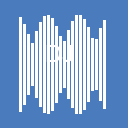

This chart was generated by the following Python code:
#!/usr/bin/env python3
"""
Generate an icon for DJ Music Analyzer application
This creates a simple icon.png file that can be used by the application
"""

import os
import math
from pathlib import Path
from PIL import Image, ImageDraw, ImageFont


def generate_icon():
    """Generate a simple icon.png file for the application"""
    # Create a simple icon
    icon = Image.new('RGBA', (128, 128), color=(74, 123, 188, 255))  # Blue background
    draw = ImageDraw.Draw(icon)
    
    # Draw simple waveform
    for i in range(20, 108, 4):
        amplitude = 20 + int(abs(30 * math.sin(i/10)))
        draw.line([(i, 64-amplitude), (i, 64+amplitude)], fill=(255, 255, 255, 255), width=3)
    
    # Draw DJ text
    try:
        font = ImageFont.truetype("Arial", 24)
    except Exception:
        try:
            font = ImageFont.truetype("/Library/Fonts/Arial.ttf", 24)
        except Exception:
            font = ImageFont.load_default()
    
    draw.text((45, 40), "DJ", fill=(255, 255, 255, 255), font=font)
    
    # Save the icon
    icon_path = Path(__file__).parent / "icon.png"
    icon.save(icon_path)
    print(f"Icon saved to {icon_path}")
    return icon_path


if __name__ == "__main__":
    generate_icon()
